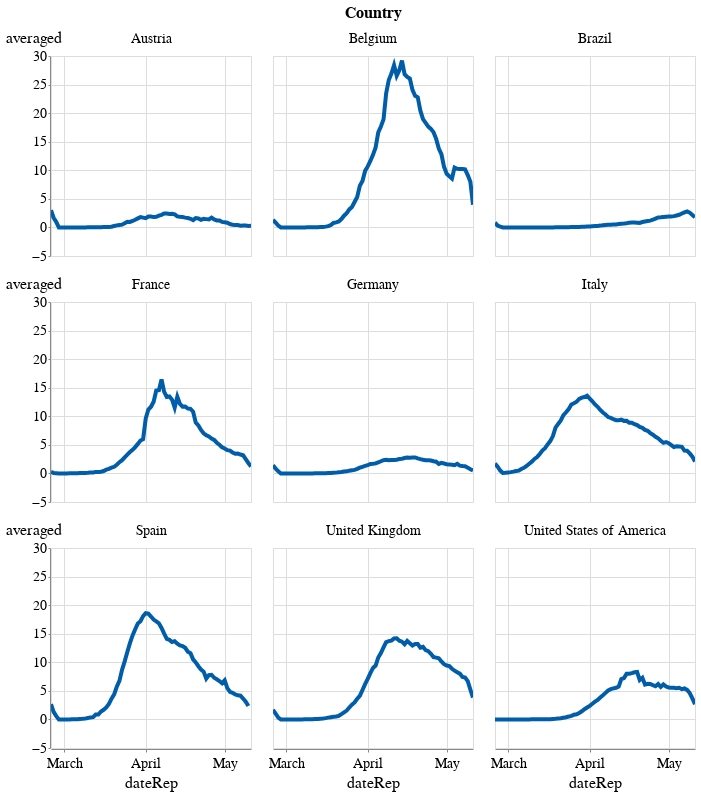

Here is the notebook cell this chart was saved with:
### Code cell


### Figure 1 — Vega-Lite specification as saved in the notebook (floating-point values rounded to 4 significant figures; data arrays with more than 128 entries replaced by an {"elided": "..."} marker saying what was removed)
{"config": {"view": {"width": 600, "height": 400}, "background": "#ffffff", "title": {"anchor": "start", "font": "Source Sans Pro, Arial, sans", "fontColor": "#000000", "fontSize": 24, "fontWeight": "bold"}, "arc": {"fill": "#005DA9"}, "area": {"fill": "#005DA9"}, "line": {"stroke": "#005DA9", "strokeWidth": 4}, "path": {"stroke": "#005DA9"}, "rect": {"fill": "#005DA9"}, "shape": {"stroke": "#005DA9"}, "bar": {"fill": "#005DA9"}, "point": {"stroke": "#005DA9"}, "symbol": {"fill": "#005DA9", "size": 60}, "axis": {"titleFont": "Source Sans Pro, sans", "titleFontSize": 16, "titleFontWeight": "normal", "labelFont": "Source Sans Pro, sans", "labelFontSize": 14, "labelFontWeight": "normal"}, "axisX": {"labelAngle": 0, "labelPadding": 4, "tickSize": 3}, "axisY": {"labelBaseline": "middle", "maxExtent": 45, "minExtent": 45, "tickSize": 2, "titleAlign": "left", "titleAngle": 0, "titleX": -45, "titleY": -11}, "headerFacet": {"titleFontSize": 16, "labelFontSize": 14}, "headerRow": {"titleFontSize": 16, "labelFontSize": 14}, "headerColumn": {"titleFontSize": 16, "labelFontSize": 14}, "legend": {"titleFont": "Source Sans Pro, sans", "titleFontSize": 16, "titleFontWeight": "normal", "symbolType": "circle", "labelFont": "Source Sans Pro, sans", "labelFontSize": 15}, "range": {"category": ["#AB377A", "#AEC067", "#9BC3B7", "#928285", "#F07F3C", "#FFE054", "#E30034", "#005DA9", "#644F54", "#5EA290", "#769F3B", "#812161", "#E36319", "#F5C631"]}}, "data": {"name": "data-2dfbc374ae727d0520eda951d7cb0185"}, "mark": "line", "encoding": {"facet": {"type": "nominal", "columns": 3, "field": "Country"}, "tooltip": [{"type": "temporal", "field": "dateRep"}, {"type": "nominal", "field": "Country"}, {"type": "quantitative", "field": "popData2018"}, {"type": "quantitative", "field": "TotalCasesPer1MPop"}, {"type": "quantitative", "field": "TotalDeathsPer1MPop"}, {"type": "quantitative", "field": "CasesPer1MPop"}, {"type": "quantitative", "field": "DeathsPer1MPop"}, {"type": "quantitative", "field": "TotalCases"}, {"type": "quantitative", "field": "TotalDeaths"}, {"type": "quantitative", "field": "Lethality"}, {"type": "quantitative", "field": "cases"}, {"type": "quantitative", "field": "deaths"}], "x": {"type": "temporal", "field": "dateRep"}, "y": {"type": "quantitative", "field": "averaged"}}, "height": 200, "selection": {"selector002": {"type": "interval", "bind": "scales", "encodings": ["x", "y"]}}, "transform": [{"window": [{"op": "mean", "field": "DeathsPer1MPop", "as": "averaged"}], "frame": [-3, 3]}], "width": 200, "$schema": "https://vega.github.io/schema/vega-lite/v4.8.1.json", "datasets": {"data-2dfbc374ae727d0520eda951d7cb0185": {"elided": "692 records"}}}
